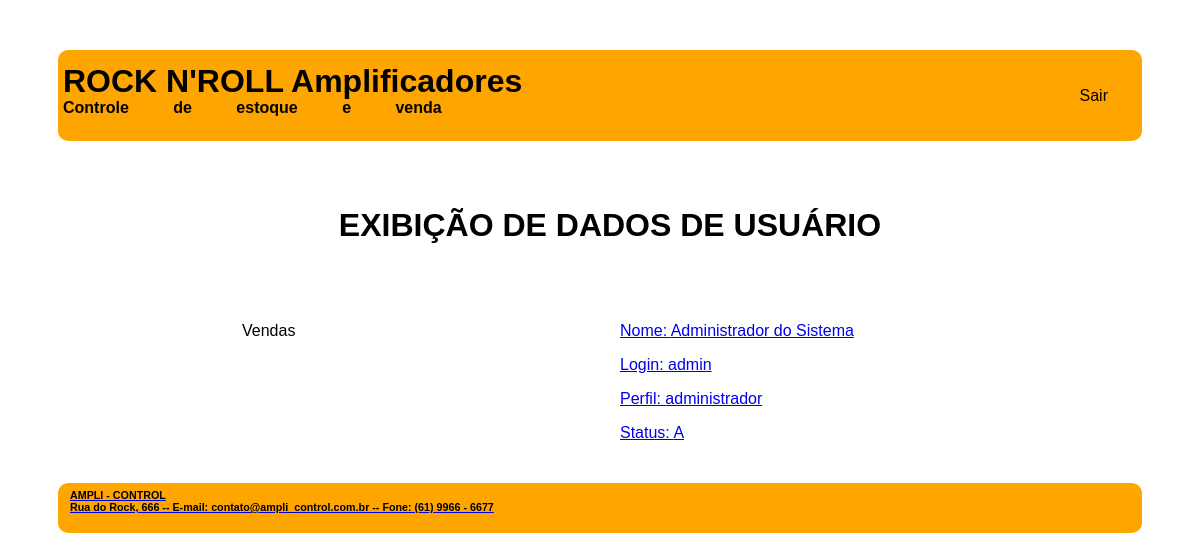
The page /exibe_fun.php?codigo=1 on the database its author committed.
### tables this page shows
CREATE TABLE `funcionarios` (
  `COD_FUN` int(11) NOT NULL,
  `NOME_FUN` varchar(45) NOT NULL,
  `LOGIN_FUN` varchar(45) NOT NULL,
  `SENHA_FUN` varchar(45) NOT NULL,
  `STATUS_FUN` char(1) NOT NULL DEFAULT 'A',
  `FUNCAO_FUN` varchar(45) NOT NULL
);

### exibe_fun.php (the view, shortened to what this page needs)
<!DOCTYPE html>
<html>
<head>
	<link rel="stylesheet" type="text/css" href="css/layout.css">
	<link rel="stylesheet" type="text/css" href="css/menu.css">
</head>
<body>
	<div id="principal">
		<div id="topo">
			<div id="logo">
				<h1> ROCK N'ROLL Amplificadores </h1>
				<h4> Controle de estoque e venda </h4>
			</div>
			<div id="menu_global" class="menu_global">
				<ul>
					<li><a href="logout.php" class="active">Sair</a></li>
				</ul>
			</div>
		</div>
		<div id="conteudo_especifico">
			<div class="div_central centralizar">
				<h1> EXIBIÇÃO DE DADOS DE USUÁRIO</h1>
			</div>
			<div class="div_esquerda menu_local">
				<?php
				include "menu_local.php";
				?>
			</div>
			<div id= "funcionalidade" class="div_direita">
				<?php
                    $conectar = mysqli_connect("localhost", "root", "", "336076");
                    $codigo = $_GET["codigo"];
                    $sql_consulta = "SELECT nome_fun, login_fun, funcao_fun, status_fun
                    				 FROM funcionarios
                    				 WHERE cod_fun = '$codigo'";
                    $resultado_consulta = mysqli_query($conectar, $sql_consulta);
                    $registro = mysqli_fetch_row($resultado_consulta);
                    echo "<p>Nome: $registro[0] </p>";
                    echo "<p>Login: $registro[1]</p>";
                    echo "<p>Perfil: $registro[2]</p>";
                    echo "<p>Status: $registro[3]";
                 ?>
			</div>
		</div>
		<div id="rodape">
			<div id="texto_institucional">
				<h6> AMPLI - CONTROL </h6>
				<h6> Rua do Rock, 666 -- E-mail: contato@ampli_control.com.br -- Fone: (61) 9966 - 6677 </h6>
			</div>
		</div>
	</div>
</body>
</html>

### css/layout.css (style rules this page uses)
#principal { margin: 50px; font-family: arial; }
#topo { padding: 5px; display: grid; grid-template-columns: auto auto; margin: 0px auto 20px auto; grid-gap: 5px; border-radius: 10px; background-color: orange; color:black; justify-content: space-between; }
#logo h1 { line-height: 10px; word-spacing: 0px; }
#logo h4 { line-height: 0px; word-spacing: 40px; }
#conteudo_especifico { padding: 5px; display: grid; grid-template-columns: 50% 50%; margin: 0px auto 5px auto; grid-gap: 20px; }
.div_esquerda { margin: 0px auto auto 150px; }
.div_direita { margin: 15px 150px auto auto; }
.div_central { margin: auto 150px auto 150px; grid-column-start: 1; grid-column-end: 3; }
#rodape { padding: 0px; display: grid; grid-template-columns: auto auto; grid-template-rows: 50px; margin: 20px auto 0px auto; grid-gap: 5px; border-radius: 10px; background-color: orange; color:black; justify-content: space-between; }
#rodape h6 { line-height: 0px; word-spacing: 0px; margin: 12px auto 12px 12px; }
.centralizar { text-align: center; padding: 20px 30px 20px 30px; }

### css/menu.css (style rules this page uses)
.menu_global li { display: inline-flex; margin: 15px 29px; }
.menu_global a { text-decoration: none; color: black; }

### rows shown on the page
funcionarios: NOME_FUN "Administrador do Sistema", LOGIN_FUN "admin", FUNCAO_FUN "administrador", STATUS_FUN "A"
